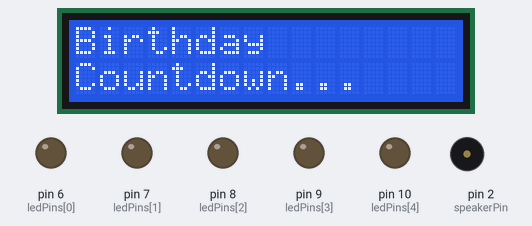
A sketch run on a simulated Arduino Uno, built with avr-gcc and run on an emulated ATmega328P. On the bench: 16×2 character LCD, output pins drawn as LEDs (lit = HIGH), buzzer (waves = sounding).

Above: at 0.2 s.
At 10.9 s:
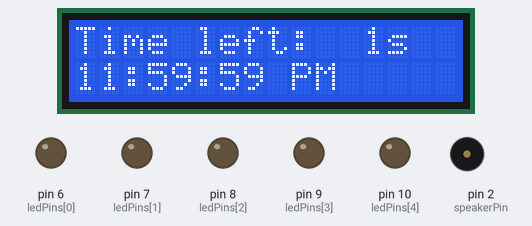
At 12.3 s:
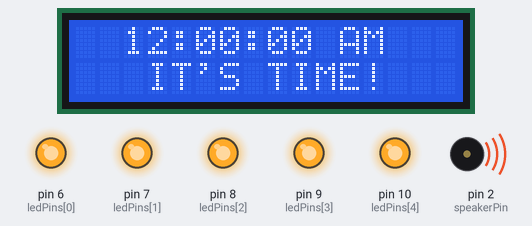
At 19.2 s:
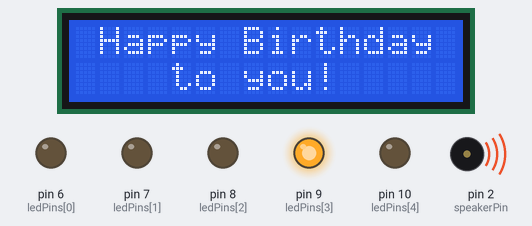
At 27.4 s:
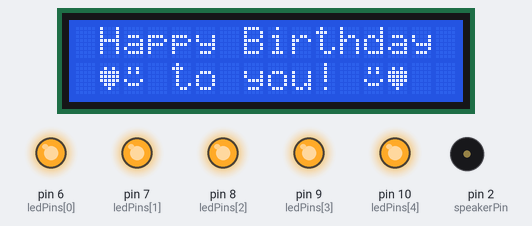
At 28.9 s:
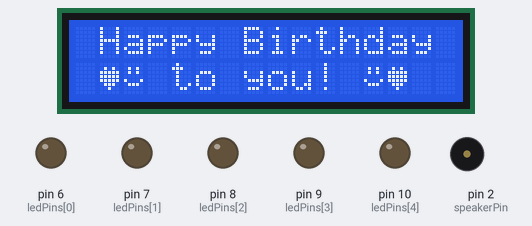
Timing chart, 0 to 30.4 s (numbered marks = the images above):
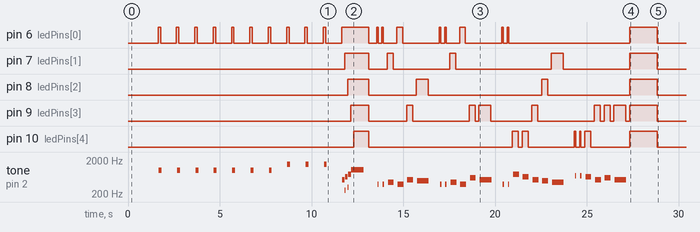

Measured:
- what the display in image 1 shows lasts 1.0 s, from 10.6 s to 11.6 s
- what the display in image 3 shows lasts 0.9 s, from 18.9 s to 19.8 s

The sketch:

Happy_Birthday.ino
```cpp
#include <Wire.h>
#include <LiquidCrystal_I2C.h>


LiquidCrystal_I2C lcd(0x27, 16, 2);


int speakerPin = 2;                       // transistor base connected to 8 ohm speaker
// 6 = red, 7 = white, 8 = yellow, 9 = green, 10 = blue
const int ledPins[5] = {6, 7, 8, 9, 10};


const int START_SEC = 50;                 // 50 = starts at 11:59:50 PM (10-second countdown)


int length = 28;                          // the number of notes
char notes[] = "GGAGcB GGAGdc GGxecBA yyecdc";
int beats[] = {2,2,8,8,8,16,1,2,2,8,8,8,16,1,2,2,8,8,8,8,16,1,2,2,8,8,8,16};
int tempo = 200;                          // time delay between notes


// Custom LCD characters
byte heart[8] = {
  0b00000, 0b01010, 0b11111, 0b11111,
  0b11111, 0b01110, 0b00100, 0b00000
};
byte smiley[8] = {
  0b00000, 0b01010, 0b01010, 0b00000,
  0b10001, 0b01110, 0b00000, 0b00000
};


// Overwrites a whole row (padded with spaces) so the screen never needs clear()
void printLine(int row, const char* text) {
  lcd.setCursor(0, row);
  int n = 0;
  while (text[n] && n < 16) { lcd.print(text[n]); n++; }
  while (n < 16) { lcd.print(' '); n++; }
}


void playTone(int tone, int duration) {
  for (long i = 0; i < duration * 1000L; i += tone * 2) {
    digitalWrite(speakerPin, HIGH);
    delayMicroseconds(tone);
    digitalWrite(speakerPin, LOW);
    delayMicroseconds(tone);
  }
}


void allLeds(bool on) {
  for (int i = 0; i < 5; i++) digitalWrite(ledPins[i], on ? HIGH : LOW);
}


// Pitch decides which colour lights up: low = red ... high = blue
int ledForTone(int t) {
  if (t >= 1275) return 0;   // G  = red
  if (t >= 1136) return 1;   // A  = white
  if (t >= 1014) return 2;   // B  = yellow
  if (t >= 834)  return 3;   // c, d = green
  return 4;                  // e, x, y = blue
}


void playNote(char note, int duration) {
  char names[] = {'C', 'D', 'E', 'F', 'G', 'A', 'B',
                  'c', 'd', 'e', 'f', 'g', 'a', 'b',
                  'x', 'y'};


  int tones[] = {1915, 1700, 1519, 1432, 1275, 1136, 1014,
                 956,  834,  765,  593,  468,  346,  224,
                 655,  715};


  int SPEE = 5;


  for (int i = 0; i < 16; i++) {
    if (names[i] == note) {
      int led = ledForTone(tones[i]);
      digitalWrite(ledPins[led], HIGH);   // LED glows while the note plays
      playTone(tones[i], duration / SPEE);
      digitalWrite(ledPins[led], LOW);
    }
  }
}


void showCountdown(int sec) {
  char line1[17];
  char line2[17];
  sprintf(line1, "Time left: %2ds", 60 - sec);
  sprintf(line2, "11:59:%02d PM", sec);
  printLine(0, line1);
  printLine(1, line2);
}


void countdown() {
  for (int sec = START_SEC; sec < 60; sec++) {
    unsigned long t0 = millis();
    showCountdown(sec);


    digitalWrite(ledPins[0], HIGH);                    // red LED on + beep
    playTone((sec >= 57) ? 333 : 500, 130);            // higher beep in the last 3 sec
    digitalWrite(ledPins[0], LOW);                     // red LED off + silence


    while (millis() - t0 < 1000) {}
  }
}


void fanfare() {
  printLine(0, "  12:00:00 AM");
  printLine(1, "   IT'S TIME!");


  int fan[5] = {956, 765, 655, 478, 478};              // rising notes
  for (int i = 0; i < 5; i++) {
    digitalWrite(ledPins[i], HIGH);                    // LEDs light one by one
    playTone(fan[i], i == 4 ? 500 : 140);
    delay(20);
  }
  delay(300);
  allLeds(false);
}


// Text stays steady on the screen, never blinks
void showBirthdayText() {
  printLine(0, " Happy Birthday");
  printLine(1, "    to you!");
}


// Only the hearts and smileys appear (on = true) or disappear (on = false)
void decor(bool on) {
  if (on) {
    lcd.setCursor(1, 1);  lcd.write(byte(0));   // heart
    lcd.setCursor(2, 1);  lcd.write(byte(1));   // smiley
    lcd.setCursor(12, 1); lcd.write(byte(1));   // smiley
    lcd.setCursor(13, 1); lcd.write(byte(0));   // heart
  } else {
    lcd.setCursor(1, 1);  lcd.print("  ");
    lcd.setCursor(12, 1); lcd.print("  ");
  }
}


void playSong() {
  showBirthdayText();
  decor(true);
  delay(400);


  int count = 0;
  for (int i = 0; i < length; i++) {
    if (notes[i] == ' ') {
      delay(beats[i] * tempo);                // rest
    } else {
      playNote(notes[i], beats[i] * tempo);
      count++;
      decor(count % 2 == 0);                  // only hearts and smileys toggle, in the silence after each note
    }
    delay(tempo);                             // silence between notes
  }


  // finale: all LEDs glow together once, then all off
  decor(true);
  allLeds(true);
  delay(1500);
  allLeds(false);
}


void setup() {
  pinMode(speakerPin, OUTPUT);
  digitalWrite(speakerPin, LOW);              // keep the transistor off at start
  for (int i = 0; i < 5; i++) pinMode(ledPins[i], OUTPUT);


  lcd.init();
  lcd.backlight();
  lcd.createChar(0, heart);
  lcd.createChar(1, smiley);


  printLine(0, "Birthday");
  printLine(1, "Countdown...");
  delay(1500);


  countdown();
  fanfare();
  playSong();
}


void loop() {
  // after the song: only hearts and smileys keep appearing and disappearing
  decor(true);
  delay(500);
  decor(false);
  delay(500);
}
```
